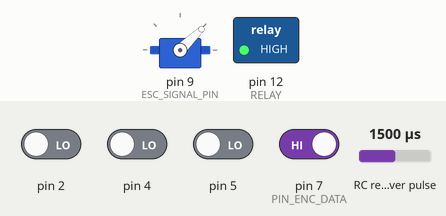
Recording of a sketch running on a simulated Arduino Uno, built with avr-gcc and run on an emulated ATmega328P. Parts: servo, switched loads named in the sketch (green lamp = pin HIGH). Wiring (inferred from the names in the program): RC receiver channel: data pin 3; I2C bus: SDA pin 6; SCL pin 8. Inputs (shaded band) come from the test bench; at power-on: pin 7 (PIN_ENC_DATA) HIGH, pin 2, pin 4, pin 5 LOW, RC receiver pulse 1500 µs. Pins used as bus, display or sensor lines are not drawn; what the sketch prints to the serial monitor is not drawn.

Above: at 2.2 s.
2.3 s: pin 7 (PIN_ENC_DATA) driven LOW
At 3.7 s:
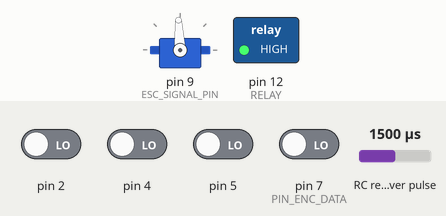
9.8 s: pin 7 (PIN_ENC_DATA) driven HIGH
At 10.9 s:
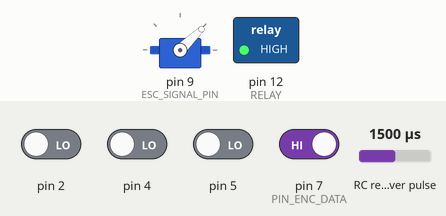
12.8 s: pin 2 driven HIGH and pin 7 (PIN_ENC_DATA) driven LOW
At 13.9 s:
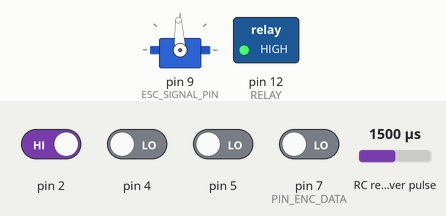
15.8 s: pin 4 driven HIGH and pin 7 (PIN_ENC_DATA) driven HIGH
At 16.6 s:
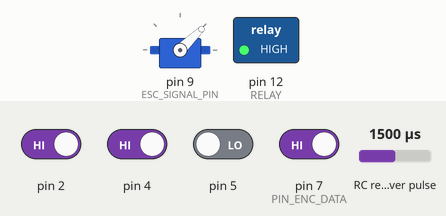
Timing chart, 0 to 18.8 s (numbered marks = the images above; inputs shaded):
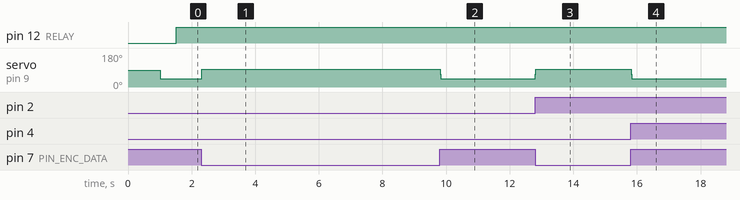

The sketch:

Steering_ESC.ino
```cpp
#include "libraries/CircularBuffer/CircularBuffer.hpp"
#include "libraries/PID/PID_v1_impl.h"

#include "libraries/ServoInput/ServoInput_impl.h"
#include <Servo.h>

// degrees of neutral position
#define ENCODER_CALIBRATION_VALUE 40.78125f
// experimental values
//#define CALIBRATED_ENCODER_MAX_RIGHT 29.3f
//#define CALIBRATED_ENCODER_MAX_LEFT -39.2f
// testing values
#define CALIBRATED_ENCODER_MAX_RIGHT 32.0f
#define CALIBRATED_ENCODER_MAX_LEFT -32.0f
#define MINIMUM_SIGNIFICANT_DELTA 1.1f
#define CALIBRATED_ENCODER_AMPLITUDE (CALIBRATED_ENCODER_MAX_RIGHT - CALIBRATED_ENCODER_MAX_LEFT)

// ######################################## Constants ########################################

// PID Tuning
double consKp = 2.9, consKi = 0.4, consKd = 0.6;
const double OUTPUT_LIMIT = 0.998;
const double OUTPUT_LIMIT_LOW = 0.01;

int loopPeriod = 12;

CircularBuffer<float, 2> setpoint_buffer;
CircularBuffer<float, 4> fb_buffer;
CircularBuffer<float, 2> out_buffer;

// Steering Setup
const int SteeringSignalPin = 3;   // MUST be interrupt-capable!
const int SteeringPulseMin = 1000;  // microseconds (us)
const int SteeringPulseMax = 2000;  // Ideal values for your servo can be found with the "Calibration" example

#define ESC_SIGNAL_PIN 9

ServoInputPin<SteeringSignalPin> steering(SteeringPulseMin, SteeringPulseMax);
Servo motorESC;

const int PIN_ENC_CLK = 8; // Green Pin
const int PIN_ENC_DATA = 7; // White Pin
const int PIN_ENC_nCS = 6; // Yellow Pin
const int ENC_BIT_COUNT = 10;  // 10 Bit Mode

const int RELAY = 12;  // EPS relay

// ######################################## Encoder ########################################

void encoder_setup()
{
  //give some default values
  digitalWrite(PIN_ENC_CLK, HIGH);
  digitalWrite(PIN_ENC_nCS, HIGH);

  pinMode(PIN_ENC_DATA, INPUT);
  pinMode(PIN_ENC_CLK, OUTPUT);
  pinMode(PIN_ENC_nCS, OUTPUT);
}

//read in a byte of data from the digital input of the board.
unsigned long encoder_shiftIn(const int data_pin, const int clock_pin, const int cs_pin, const int bit_count)
{
  unsigned long data = 0;

  digitalWrite(cs_pin, LOW);
  for (int i = 0; i < bit_count; i++) {
    data <<= 1;
    digitalWrite(clock_pin, LOW);
    delayMicroseconds(1);
    digitalWrite(clock_pin, HIGH);
    delayMicroseconds(1);

    data |= digitalRead(data_pin);
  }
  digitalWrite(cs_pin, HIGH);
  return data;
}

float encoder_read()
{
  encoder_setup();
  // Read the same position data twice to check for errors
  unsigned long sample1 = encoder_shiftIn(PIN_ENC_DATA, PIN_ENC_CLK, PIN_ENC_nCS, ENC_BIT_COUNT);
  unsigned long sample2 = encoder_shiftIn(PIN_ENC_DATA, PIN_ENC_CLK, PIN_ENC_nCS, ENC_BIT_COUNT);
  delayMicroseconds(20);  // Clock must be high for 20 microseconds before a new sample can be taken

  if (sample1 == 0 || sample2 == 0) return -1.0;

  const unsigned long c_errorThreshold = 20;

  if (sample1 > sample2) {
    if (sample1 - sample2 > c_errorThreshold)
      return -1.0;
  }

  if (sample1 < sample2) {
    if (sample2 - sample1 > c_errorThreshold)
      return -1.0;
  }

  float v1 = ((sample1 & 0x0FFF) * 360UL) / 1024.0;
  float v2 = ((sample2 & 0x0FFF) * 360UL) / 1024.0;

  return (v1 + v2) / 2.0;
}

// ######################################## Main ########################################

double pid_Setpoint, pid_Input, pid_Output;
PID posPID(&pid_Input, &pid_Output, &pid_Setpoint, consKp, consKi, consKd, DIRECT);

bool rcInputActive = false;
bool encoderActive = false;

void setup()
{
  posPID.SetOutputLimits(-OUTPUT_LIMIT, OUTPUT_LIMIT);
  posPID.SetSampleTime(loopPeriod);

  Serial.begin(115200);
  Serial.println("Hello!");

  delay(1);

  steering.attach();  // attaches the steering servo input interrupt
  motorESC.attach(ESC_SIGNAL_PIN);

  // relay setup
  pinMode(RELAY, OUTPUT);
  digitalWrite(RELAY, LOW); // ESC power off / EPS power on

  delay(1000);
}

unsigned long invalidServoPulses = 0;

void loop()
{
  float encAngle360 = encoder_read();  // 0~360

  if (encAngle360 != -1.0)
  {
    Serial.print("rawEnc: ");
    Serial.print(encAngle360);
    Serial.print(" ");

    encAngle360 -= ENCODER_CALIBRATION_VALUE;

    Serial.print("calibEnc: ");
    Serial.print(encAngle360);
    Serial.print(" ");

    pid_Input = encAngle360;

    encoderActive = true;
  }
  else
  {
    encoderActive = false;
  }

  Serial.print("Encoder: ");
  Serial.print(encoderActive);
  Serial.print(" |");

  // Servo signal input

  if (steering.available())
    rcInputActive = true;

  Serial.print(" rcInputActive ");
  Serial.print(rcInputActive);

  unsigned long servoPulse = steering.getPulseRaw();
  Serial.print(" servoPulse: ");
  Serial.print(servoPulse);

  unsigned long lastFallingEdge = steering.getLastFallingEdge();
  Serial.print(" last FE: ");
  Serial.print(lastFallingEdge);

  if (servoPulse > 2100 || servoPulse < 900 || millis() - lastFallingEdge > 100)
  {
    invalidServoPulses++;
  }
  else if (invalidServoPulses > 0)
  {
    invalidServoPulses--;
  }

  if (invalidServoPulses > 200)
  {
    invalidServoPulses = 100;
  }

  if (rcInputActive && millis() > 1500 && millis() - lastFallingEdge < 1300 && invalidServoPulses < 20)
  {
    digitalWrite(RELAY, HIGH); // ESC power on / EPS power off
  }
  else if (millis() - lastFallingEdge > 3500 || (servoPulse < 900 && invalidServoPulses < 5))
  {
    digitalWrite(RELAY, LOW); // ESC power off / EPS power on
  }

  const float setpointRange = CALIBRATED_ENCODER_AMPLITUDE;

  if (rcInputActive && encoderActive)
  {
      float rcAngle = steering.getAngle();
      Serial.print(" rcAngle: ");
      Serial.print(rcAngle);
      float rcSetpoint = (rcAngle * setpointRange / 180.0 - (setpointRange / 2));

      Serial.print(" rcSet: ");
      Serial.print(rcSetpoint);

      setpoint_buffer.push(rcSetpoint);

      float setpoint_avg = 0;
      for (unsigned char i = 0; i < setpoint_buffer.size(); i++) {
        setpoint_avg += setpoint_buffer[i];
      }
      setpoint_avg /= setpoint_buffer.size();

      if (abs(rcSetpoint - encAngle360) < MINIMUM_SIGNIFICANT_DELTA)
      {
        pid_Setpoint = pid_Input;
      }
      else
      {
        pid_Setpoint = setpoint_avg;
      }
  }
  else
  {
    pid_Setpoint = pid_Input;
  }

  posPID.SetMode(AUTOMATIC);
  posPID.Compute();

  if (!rcInputActive || !encoderActive)
    pid_Output = 0.0;

  out_buffer.push(pid_Output);

  float out_avg = 0;
  for (unsigned char i = 0; i < out_buffer.size(); i++)
  {
    out_avg += out_buffer[i];
  }
  out_avg /= out_buffer.size();

  uint32_t out_us = 1500 + round(out_avg * 500);
  if (abs(out_us - 1500) > 100)
  {
    motorESC.writeMicroseconds(out_us);
  }
  else
  {
    motorESC.writeMicroseconds(1500);
  }

  Serial.print(" pid_Setpoint: ");
  Serial.print(pid_Setpoint);
  Serial.print(" pid_Input: ");
  Serial.print(pid_Input);
  Serial.print(" pid_Output: ");
  Serial.println(pid_Output);
}
```

Measured:
- after the input at 2.3 s, servo on pin 9 (ESC_SIGNAL_PIN): 44° → 93° at once
- after the input at 9.8 s, servo on pin 9 (ESC_SIGNAL_PIN): 93° → 44° at once
- after the input at 12.8 s, servo on pin 9 (ESC_SIGNAL_PIN): 44° → 93° at once
- after the input at 15.8 s, servo on pin 9 (ESC_SIGNAL_PIN): 93° → 44° at once
